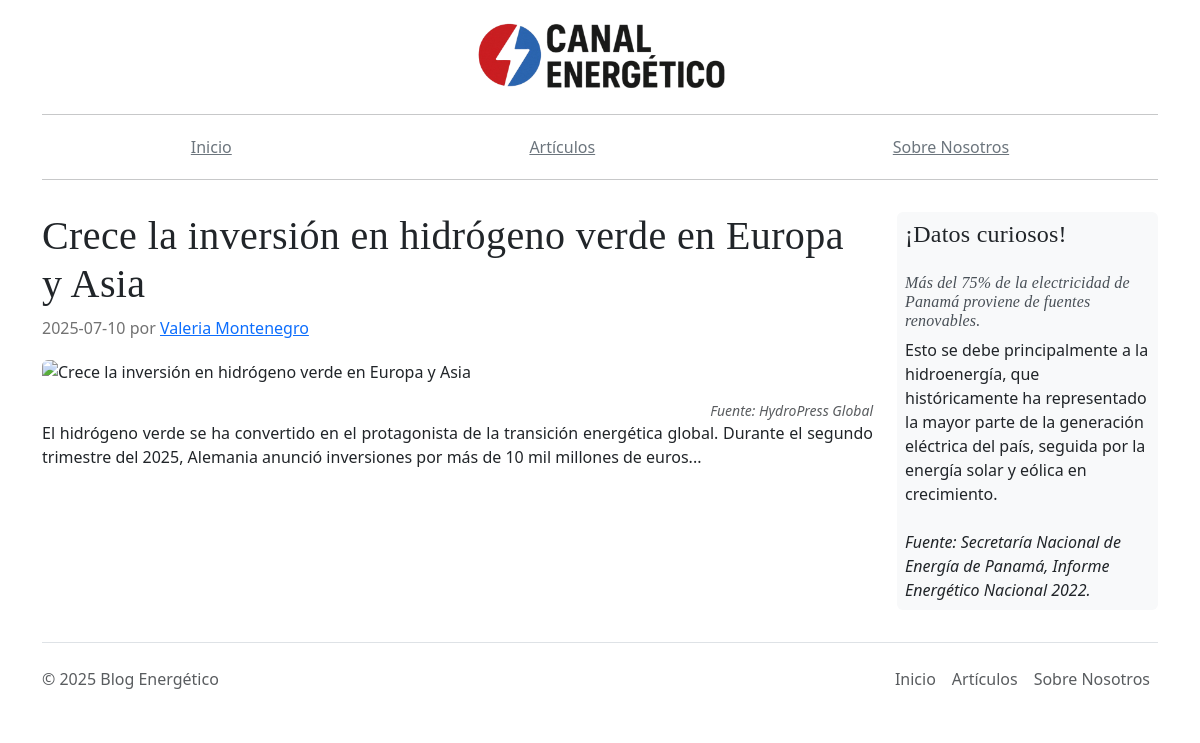
/articulos/3, run on the app's committed database.
### main.py (models this page shows)
class Articulos(db.Model):
    id = db.Column(db.Integer, primary_key=True)
    titulo = db.Column(db.String(150), unique=True, nullable=False)
    descripcion = db.Column(db.String(300), nullable=False)
    img_url = db.Column(db.String(300), nullable=True)
    img_fuente = db.Column(db.String(300), nullable=True)  # ← Fuente de la imagen
    contenido = db.Column(db.Text, nullable=False)
    autor = db.Column(db.String(300), nullable=False)
    fecha = db.Column(db.String(60))
    tag = db.Column(db.String(50), nullable=True)  # ← Etiqueta

### main.py (the view)
@app.route("/articulos/<int:id>")
def detalle_articulo(id):
    articulo = Articulos.query.get_or_404(id)
    print(articulo.img_url)
    return render_template("post.html", articulo=articulo)

### templates/post.html (shortened to what this page needs)
{% extends "base.html" %}
{% block content %}
  <article class="blog-post">
    <h1 class="blog-post-title">{{ articulo.titulo }}</h1>
    <p class="blog-post-meta">
      {{ articulo.fecha }} por
      <a href="#">{{ articulo.autor }}</a>
    </p>
    {% if articulo.img_url %}
      <img
        src="{{ articulo.img_url }}"
        alt="{{ articulo.titulo }}"
        class="img-fluid rounded mb-3 mx-auto d-block"
        style="height: 100%; max-height: 500px; object-fit: cover;">
      {% if articulo.img_fuente %}
        <figcaption class="figure-caption text-end fst-italic">
          Fuente: {{ articulo.img_fuente }}
        </figcaption>
      {% endif %}
    {% endif %}
    <div class="article-content"
         style="text-align: justify; ">
      {{ articulo.contenido | safe }}
    </div>
  </article>
{% endblock %}

### templates/base.html (shortened to what this page needs)
<!DOCTYPE html>
<html lang="es">
  <head>
    {% block styles %}
      <link
        href="https://cdn.jsdelivr.net/npm/bootstrap@5.3.7/dist/css/bootstrap.min.css"
        rel="stylesheet">
      <link
        rel="stylesheet"
        href="{{ url_for('static', filename='css/blog.css') }}">
    {% endblock %}
  </head>
  <body>
    <header class="blog-header py-2">
      <div class="container">
        <div class="row flex-nowrap justify-content-between align-items-center">
          <div class="col-12 text-center">
            <a href="{{ url_for('home') }}">
              <img
                src="{{ url_for('static', filename='images/logo_canal_en.png') }}"
                alt="Logo Canal Energético"
                height="90"
                class="bd-placeholder-img rounded"
                style="object-fit: cover; cursor: pointer;"
              >
            </a>
          </div>
        </div>
        <hr>
        <div class="nav-scroller mb-2">
          <nav class="nav d-flex justify-content-around">
            <a class="p-1 link-secondary" href="{{ url_for('home') }}">Inicio</a>
            <a class="p-1 link-secondary" href="{{ url_for('articulos_todos') }}">Artículos</a>
            <a class="p-1 link-secondary" href="{{ url_for('sobre_nosotros') }}">Sobre Nosotros</a>
          </nav>
          <hr>
        </div>
      </div>
    </header>
    <main class="container py-2">
      <div class="row">
        <div class="col-md-9">
          {% block content %}{% endblock %}
        </div>
        <aside class="col-md-3 blog-sidebar">
      <div id="carouselExampleSlidesOnly"
           class="carousel slide bg-light rounded"
           data-bs-ride="carousel"
           data-bs-interval="8000">
        <h4 class="fts-italic p-2">¡Datos curiosos!</h4>
        <div class="carousel-inner">
          {% for dato in datos_curiosos %}
            <div class="carousel-item {% if loop.first %}active{% endif %} p-2">
              <h6 class="fst-italic text-dark-emphasis">{{ dato.titulo }}</h6>
              <p class="mb-0">
                {{ dato.contenido }}<br><br>
                <em>Fuente: {{ dato.fuente }}</em>
              </p>
            </div>
          {% endfor %}
        </div>
      </div>
        </aside>
      </div>
    </main>
    <footer class="container">
      <div class="d-flex flex-wrap justify-content-between align-items-center py-3 my-4 border-top">
        <p class="col-md-4 mb-0 text-body-secondary">© 2025 Blog Energético</p>
        <a
          href="{{ url_for('home') }}"
          class="col-md-4 d-flex align-items-center justify-content-center mb-3 mb-md-0 me-md-auto link-body-emphasis text-decoration-none"
          aria-label="Bootstrap">
          <svg class="bi me-2" width="40" height="32" aria-hidden="true">
            <use xlink:href="#bootstrap"></use>
          </svg>
        </a>
        <ul class="nav col-md-4 justify-content-end">
          <li class="nav-item"><a href="{{ url_for('home') }}" class="nav-link px-2 text-body-secondary">Inicio</a></li>
          <li class="nav-item"><a href="{{ url_for('articulos_todos') }}" class="nav-link px-2 text-body-secondary">Artículos</a></li>
          <li class="nav-item"><a href="{{ url_for('sobre_nosotros') }}" class="nav-link px-2 text-body-secondary">Sobre Nosotros</a></li>
        </ul>
      </div>
    </footer>
  </body>
</html>

### static/css/blog.css (style rules this page uses)
h1, h2, h3, h4, h5, h6 { font-family: "Playfair Display", Georgia, "Times New Roman", sans-serif; letter-spacing: 0.01em; }
.blog-post { margin-bottom: 4rem; }
.blog-post-meta { margin-bottom: 1.25rem; color: #727272; }

### data on the page
Articulos: titulo "Crece la inversión en hidrógeno verde en Europa y Asia", fecha "2025-07-10", autor "Valeria Montenegro", img_fuente "HydroPress Global", contenido "El hidrógeno verde se ha convertido en el protagonista de la transición energética global. Durante el segundo trimestre del 2025, Alemania anunció inversiones por más de 10 mil millones de euros..."

### other printed values
{{ dato.titulo }} "Más del 75% de la electricidad de Panamá proviene de fuentes renovables."
{{ dato.contenido }} "Esto se debe principalmente a la hidroenergía, que históricamente ha representado la mayor parte de la generación eléctrica del país, seguida por la energía solar y eólica en crecimiento."
{{ dato.fuente }} "Secretaría Nacional de Energía de Panamá, Informe Energético Nacional 2022."
